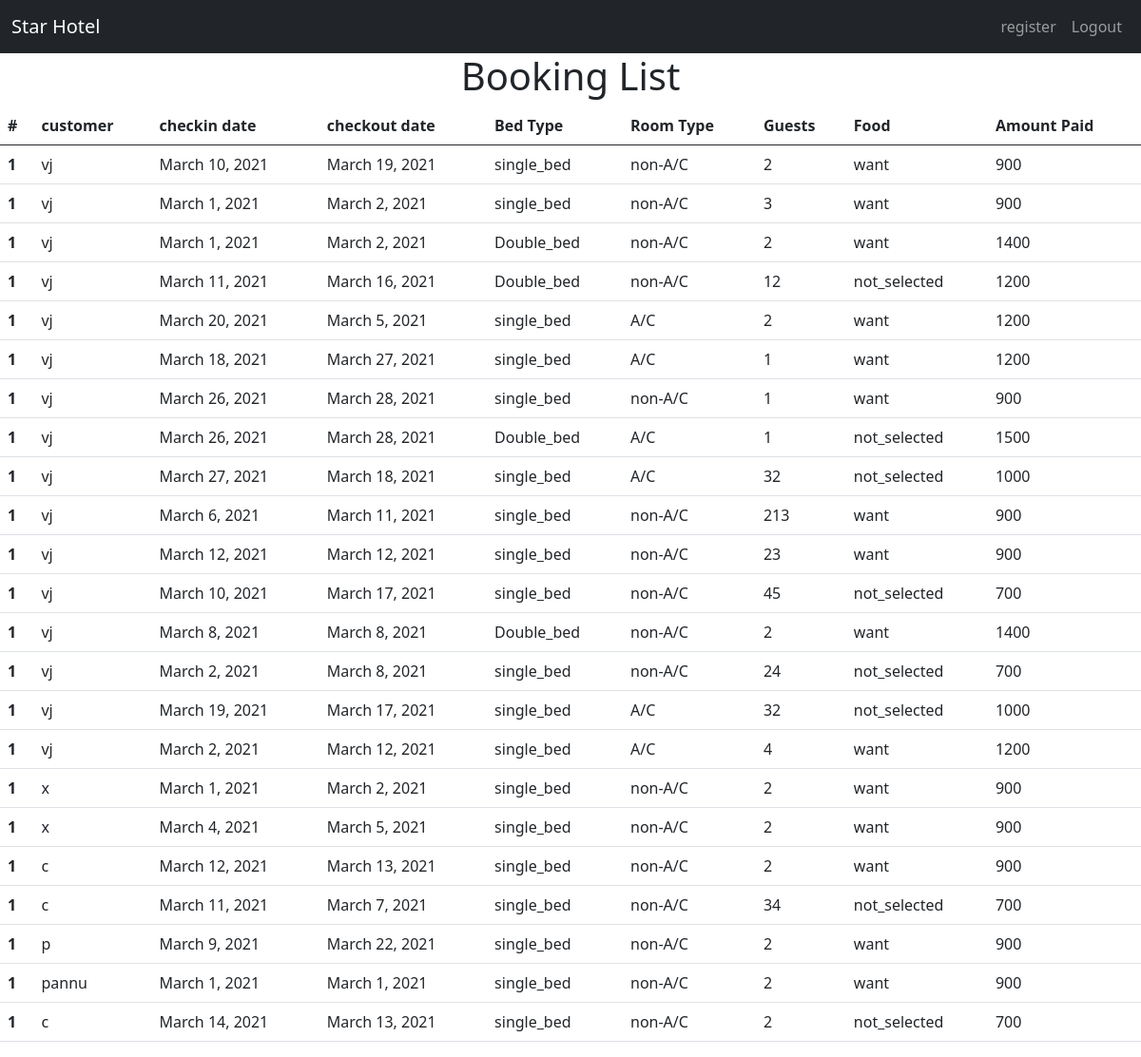
Screenshot of /account/booking-list/ (signed in) with the database file from the repository.
### booking/models.py (models this page shows, shortened)
class Booking(models.Model):
    user = models.ForeignKey(User, on_delete=models.CASCADE)
    checkin_date = models.DateField()
    checkout_date = models.DateField()
    bed_type = models.CharField(max_length=20)
    room_type = models.CharField(max_length=20)
    guest = models.IntegerField()
    food = models.CharField(max_length=20)
    amount = models.IntegerField()

### account/views.py (the view)
# urls.py: path("booking-list/", views.booking_list_view, name = "booking_list"),
def booking_list_view(request):
    booking = Booking.objects.all()
    return render(request, "account/bookinglist.html", {'booking': booking})

### templates/account/bookinglist.html
{% extends 'base.html' %}
{% block content %}
<h1 style="text-align: center;">Booking List</h1>
<table class="table">
    <thead>
      <tr>
        <th scope="col">#</th>
        <th scope="col">customer</th>
        <th scope="col">checkin date</th>
        <th scope="col">checkout date</th>
        <th scope="col">Bed Type</th>
        <th scope="col">Room Type</th>
        <th scope="col">Guests</th>
        <th scope="col">Food</th>
        <th scope="col">Amount Paid</th>
      </tr>
    </thead>
    <tbody>
{% for b in booking %}
      <tr>
        <th scope="row">1</th>
        <td>{{b.user}}</td>
        <td>{{b.checkin_date}}</td>
        <td>{{b.checkout_date}}</td>
        <td>{{b.bed_type}}</td>
        <td>{{b.room_type}}</td>
        <td>{{b.guest}}</td>
        <td>{{b.food}}</td>
        <td>{{b.amount}}</td>
      </tr>
{% endfor %}
    </tbody>
  </table>
{% endblock content %}

### rows the page displays
Booking: user "vj", checkin_date "March 10, 2021", checkout_date "March 19, 2021", bed_type "single_bed", room_type "non-A/C", guest "2", food "want", amount "900"
Booking: user "vj", checkin_date "March 1, 2021", checkout_date "March 2, 2021", bed_type "single_bed", room_type "non-A/C", guest "3", food "want", amount "900"
Booking: user "vj", checkin_date "March 1, 2021", checkout_date "March 2, 2021", bed_type "Double_bed", room_type "non-A/C", guest "2", food "want", amount "1400"
Booking: user "vj", checkin_date "March 11, 2021", checkout_date "March 16, 2021", bed_type "Double_bed", room_type "non-A/C", guest "12", food "not_selected", amount "1200"
Booking: user "vj", checkin_date "March 20, 2021", checkout_date "March 5, 2021", bed_type "single_bed", room_type "A/C", guest "2", food "want", amount "1200"
Booking: user "vj", checkin_date "March 18, 2021", checkout_date "March 27, 2021", bed_type "single_bed", room_type "A/C", guest "1", food "want", amount "1200"
Booking: user "vj", checkin_date "March 26, 2021", checkout_date "March 28, 2021", bed_type "single_bed", room_type "non-A/C", guest "1", food "want", amount "900"
Booking: user "vj", checkin_date "March 26, 2021", checkout_date "March 28, 2021", bed_type "Double_bed", room_type "A/C", guest "1", food "not_selected", amount "1500"
Booking: user "vj", checkin_date "March 27, 2021", checkout_date "March 18, 2021", bed_type "single_bed", room_type "A/C", guest "32", food "not_selected", amount "1000"
Booking: user "vj", checkin_date "March 6, 2021", checkout_date "March 11, 2021", bed_type "single_bed", room_type "non-A/C", guest "213", food "want", amount "900"
Booking: user "vj", checkin_date "March 12, 2021", checkout_date "March 12, 2021", bed_type "single_bed", room_type "non-A/C", guest "23", food "want", amount "900"
Booking: user "vj", checkin_date "March 10, 2021", checkout_date "March 17, 2021", bed_type "single_bed", room_type "non-A/C", guest "45", food "not_selected", amount "700"
Booking: user "vj", checkin_date "March 8, 2021", checkout_date "March 8, 2021", bed_type "Double_bed", room_type "non-A/C", guest "2", food "want", amount "1400"
Booking: user "vj", checkin_date "March 2, 2021", checkout_date "March 8, 2021", bed_type "single_bed", room_type "non-A/C", guest "24", food "not_selected", amount "700"
Booking: user "vj", checkin_date "March 19, 2021", checkout_date "March 17, 2021", bed_type "single_bed", room_type "A/C", guest "32", food "not_selected", amount "1000"
Booking: user "vj", checkin_date "March 2, 2021", checkout_date "March 12, 2021", bed_type "single_bed", room_type "A/C", guest "4", food "want", amount "1200"
Booking: user "x", checkin_date "March 1, 2021", checkout_date "March 2, 2021", bed_type "single_bed", room_type "non-A/C", guest "2", food "want", amount "900"
Booking: user "x", checkin_date "March 4, 2021", checkout_date "March 5, 2021", bed_type "single_bed", room_type "non-A/C", guest "2", food "want", amount "900"
Booking: user "c", checkin_date "March 12, 2021", checkout_date "March 13, 2021", bed_type "single_bed", room_type "non-A/C", guest "2", food "want", amount "900"
Booking: user "c", checkin_date "March 11, 2021", checkout_date "March 7, 2021", bed_type "single_bed", room_type "non-A/C", guest "34", food "not_selected", amount "700"
Booking: user "p", checkin_date "March 9, 2021", checkout_date "March 22, 2021", bed_type "single_bed", room_type "non-A/C", guest "2", food "want", amount "900"
Booking: user "pannu", checkin_date "March 1, 2021", checkout_date "March 1, 2021", bed_type "single_bed", room_type "non-A/C", guest "2", food "want", amount "900"
Booking: user "c", checkin_date "March 14, 2021", checkout_date "March 13, 2021", bed_type "single_bed", room_type "non-A/C", guest "2", food "not_selected", amount "700"
